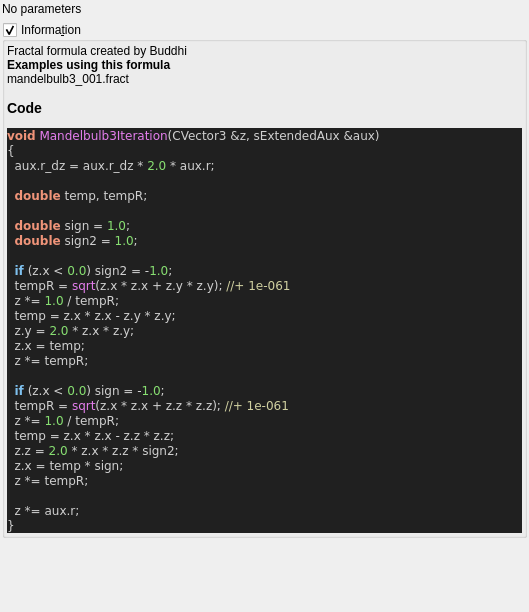
<?xml version="1.0" encoding="UTF-8"?>
<ui version="4.0">
 <class>mandelbulb3</class>
 <widget class="QWidget" name="Form">
  <property name="geometry">
   <rect>
    <x>0</x>
    <y>0</y>
    <width>529</width>
    <height>612</height>
   </rect>
  </property>
  <property name="windowTitle">
   <string notr="true">mandelbulb3</string>
  </property>
  <layout class="QVBoxLayout" name="verticalLayout">
   <property name="leftMargin">
    <number>2</number>
   </property>
   <property name="topMargin">
    <number>2</number>
   </property>
   <property name="rightMargin">
    <number>2</number>
   </property>
   <property name="bottomMargin">
    <number>2</number>
   </property>
   <item>
    <widget class="QLabel" name="label">
     <property name="text">
      <string>No parameters</string>
     </property>
    </widget>
   </item>
   <item>
    <widget class="MyGroupBox" name="groupCheck_info">
     <property name="title">
      <string>Informa&amp;tion</string>
     </property>
     <property name="flat">
      <bool>false</bool>
     </property>
     <property name="checkable">
      <bool>true</bool>
     </property>
     <layout class="QVBoxLayout" name="verticalLayout_2">
      <property name="spacing">
       <number>2</number>
      </property>
      <property name="leftMargin">
       <number>2</number>
      </property>
      <property name="topMargin">
       <number>2</number>
      </property>
      <property name="rightMargin">
       <number>2</number>
      </property>
      <property name="bottomMargin">
       <number>2</number>
      </property>
      <item>
       <widget class="QLabel" name="label_code_content">
        <property name="text">
         <string notr="true">&lt;p&gt;Fractal formula created by Buddhi&lt;/p&gt;&lt;table&gt;
&lt;/table&gt;
&lt;br&gt;&lt;b&gt;Examples using this formula&lt;/b&gt;&lt;br&gt;mandelbulb3_001.fract&lt;h3&gt;Code&lt;/h3&gt;
&lt;body style=&quot;background-color:#202020&quot;&gt;
&lt;pre style=&quot;color:#d0d0d0; background-color:#202020;  font-family:'Courier New',monospace;&quot;&gt;&lt;span style=&quot;color:#f09479; font-weight:bold&quot;&gt;void&lt;/span&gt; &lt;span style=&quot;color:#e47eed&quot;&gt;Mandelbulb3Iteration&lt;/span&gt;&lt;span style=&quot;color:#d0d0d0&quot;&gt;(&lt;/span&gt;CVector3 &lt;span style=&quot;color:#d0d0d0&quot;&gt;&amp;amp;&lt;/span&gt;z&lt;span style=&quot;color:#d0d0d0&quot;&gt;,&lt;/span&gt; sExtendedAux &lt;span style=&quot;color:#d0d0d0&quot;&gt;&amp;amp;&lt;/span&gt;aux&lt;span style=&quot;color:#d0d0d0&quot;&gt;)&lt;/span&gt;
&lt;span style=&quot;color:#d0d0d0&quot;&gt;{&lt;/span&gt;
  aux&lt;span style=&quot;color:#d0d0d0&quot;&gt;.&lt;/span&gt;r_dz &lt;span style=&quot;color:#d0d0d0&quot;&gt;=&lt;/span&gt; aux&lt;span style=&quot;color:#d0d0d0&quot;&gt;.&lt;/span&gt;r_dz &lt;span style=&quot;color:#d0d0d0&quot;&gt;*&lt;/span&gt; &lt;span style=&quot;color:#87df71&quot;&gt;2.0&lt;/span&gt; &lt;span style=&quot;color:#d0d0d0&quot;&gt;*&lt;/span&gt; aux&lt;span style=&quot;color:#d0d0d0&quot;&gt;.&lt;/span&gt;r&lt;span style=&quot;color:#d0d0d0&quot;&gt;;&lt;/span&gt;

  &lt;span style=&quot;color:#f09479; font-weight:bold&quot;&gt;double&lt;/span&gt; temp&lt;span style=&quot;color:#d0d0d0&quot;&gt;,&lt;/span&gt; tempR&lt;span style=&quot;color:#d0d0d0&quot;&gt;;&lt;/span&gt;

  &lt;span style=&quot;color:#f09479; font-weight:bold&quot;&gt;double&lt;/span&gt; sign &lt;span style=&quot;color:#d0d0d0&quot;&gt;=&lt;/span&gt; &lt;span style=&quot;color:#87df71&quot;&gt;1.0&lt;/span&gt;&lt;span style=&quot;color:#d0d0d0&quot;&gt;;&lt;/span&gt;
  &lt;span style=&quot;color:#f09479; font-weight:bold&quot;&gt;double&lt;/span&gt; sign2 &lt;span style=&quot;color:#d0d0d0&quot;&gt;=&lt;/span&gt; &lt;span style=&quot;color:#87df71&quot;&gt;1.0&lt;/span&gt;&lt;span style=&quot;color:#d0d0d0&quot;&gt;;&lt;/span&gt;

  &lt;span style=&quot;color:#7ec0ee; font-weight:bold&quot;&gt;if&lt;/span&gt; &lt;span style=&quot;color:#d0d0d0&quot;&gt;(&lt;/span&gt;z&lt;span style=&quot;color:#d0d0d0&quot;&gt;.&lt;/span&gt;x &lt;span style=&quot;color:#d0d0d0&quot;&gt;&amp;lt;&lt;/span&gt; &lt;span style=&quot;color:#87df71&quot;&gt;0.0&lt;/span&gt;&lt;span style=&quot;color:#d0d0d0&quot;&gt;)&lt;/span&gt; sign2 &lt;span style=&quot;color:#d0d0d0&quot;&gt;= -&lt;/span&gt;&lt;span style=&quot;color:#87df71&quot;&gt;1.0&lt;/span&gt;&lt;span style=&quot;color:#d0d0d0&quot;&gt;;&lt;/span&gt;
  tempR &lt;span style=&quot;color:#d0d0d0&quot;&gt;=&lt;/span&gt; &lt;span style=&quot;color:#e47eed&quot;&gt;sqrt&lt;/span&gt;&lt;span style=&quot;color:#d0d0d0&quot;&gt;(&lt;/span&gt;z&lt;span style=&quot;color:#d0d0d0&quot;&gt;.&lt;/span&gt;x &lt;span style=&quot;color:#d0d0d0&quot;&gt;*&lt;/span&gt; z&lt;span style=&quot;color:#d0d0d0&quot;&gt;.&lt;/span&gt;x &lt;span style=&quot;color:#d0d0d0&quot;&gt;+&lt;/span&gt; z&lt;span style=&quot;color:#d0d0d0&quot;&gt;.&lt;/span&gt;y &lt;span style=&quot;color:#d0d0d0&quot;&gt;*&lt;/span&gt; z&lt;span style=&quot;color:#d0d0d0&quot;&gt;.&lt;/span&gt;y&lt;span style=&quot;color:#d0d0d0&quot;&gt;);&lt;/span&gt; &lt;span style=&quot;color:#d0d0a0&quot;&gt;//+ 1e-061&lt;/span&gt;
  z &lt;span style=&quot;color:#d0d0d0&quot;&gt;*=&lt;/span&gt; &lt;span style=&quot;color:#87df71&quot;&gt;1.0&lt;/span&gt; &lt;span style=&quot;color:#d0d0d0&quot;&gt;/&lt;/span&gt; tempR&lt;span style=&quot;color:#d0d0d0&quot;&gt;;&lt;/span&gt;
  temp &lt;span style=&quot;color:#d0d0d0&quot;&gt;=&lt;/span&gt; z&lt;span style=&quot;color:#d0d0d0&quot;&gt;.&lt;/span&gt;x &lt;span style=&quot;color:#d0d0d0&quot;&gt;*&lt;/span&gt; z&lt;span style=&quot;color:#d0d0d0&quot;&gt;.&lt;/span&gt;x &lt;span style=&quot;color:#d0d0d0&quot;&gt;-&lt;/span&gt; z&lt;span style=&quot;color:#d0d0d0&quot;&gt;.&lt;/span&gt;y &lt;span style=&quot;color:#d0d0d0&quot;&gt;*&lt;/span&gt; z&lt;span style=&quot;color:#d0d0d0&quot;&gt;.&lt;/span&gt;y&lt;span style=&quot;color:#d0d0d0&quot;&gt;;&lt;/span&gt;
  z&lt;span style=&quot;color:#d0d0d0&quot;&gt;.&lt;/span&gt;y &lt;span style=&quot;color:#d0d0d0&quot;&gt;=&lt;/span&gt; &lt;span style=&quot;color:#87df71&quot;&gt;2.0&lt;/span&gt; &lt;span style=&quot;color:#d0d0d0&quot;&gt;*&lt;/span&gt; z&lt;span style=&quot;color:#d0d0d0&quot;&gt;.&lt;/span&gt;x &lt;span style=&quot;color:#d0d0d0&quot;&gt;*&lt;/span&gt; z&lt;span style=&quot;color:#d0d0d0&quot;&gt;.&lt;/span&gt;y&lt;span style=&quot;color:#d0d0d0&quot;&gt;;&lt;/span&gt;
  z&lt;span style=&quot;color:#d0d0d0&quot;&gt;.&lt;/span&gt;x &lt;span style=&quot;color:#d0d0d0&quot;&gt;=&lt;/span&gt; temp&lt;span style=&quot;color:#d0d0d0&quot;&gt;;&lt;/span&gt;
  z &lt;span style=&quot;color:#d0d0d0&quot;&gt;*=&lt;/span&gt; tempR&lt;span style=&quot;color:#d0d0d0&quot;&gt;;&lt;/span&gt;

  &lt;span style=&quot;color:#7ec0ee; font-weight:bold&quot;&gt;if&lt;/span&gt; &lt;span style=&quot;color:#d0d0d0&quot;&gt;(&lt;/span&gt;z&lt;span style=&quot;color:#d0d0d0&quot;&gt;.&lt;/span&gt;x &lt;span style=&quot;color:#d0d0d0&quot;&gt;&amp;lt;&lt;/span&gt; &lt;span style=&quot;color:#87df71&quot;&gt;0.0&lt;/span&gt;&lt;span style=&quot;color:#d0d0d0&quot;&gt;)&lt;/span&gt; sign &lt;span style=&quot;color:#d0d0d0&quot;&gt;= -&lt;/span&gt;&lt;span style=&quot;color:#87df71&quot;&gt;1.0&lt;/span&gt;&lt;span style=&quot;color:#d0d0d0&quot;&gt;;&lt;/span&gt;
  tempR &lt;span style=&quot;color:#d0d0d0&quot;&gt;=&lt;/span&gt; &lt;span style=&quot;color:#e47eed&quot;&gt;sqrt&lt;/span&gt;&lt;span style=&quot;color:#d0d0d0&quot;&gt;(&lt;/span&gt;z&lt;span style=&quot;color:#d0d0d0&quot;&gt;.&lt;/span&gt;x &lt;span style=&quot;color:#d0d0d0&quot;&gt;*&lt;/span&gt; z&lt;span style=&quot;color:#d0d0d0&quot;&gt;.&lt;/span&gt;x &lt;span style=&quot;color:#d0d0d0&quot;&gt;+&lt;/span&gt; z&lt;span style=&quot;color:#d0d0d0&quot;&gt;.&lt;/span&gt;z &lt;span style=&quot;color:#d0d0d0&quot;&gt;*&lt;/span&gt; z&lt;span style=&quot;color:#d0d0d0&quot;&gt;.&lt;/span&gt;z&lt;span style=&quot;color:#d0d0d0&quot;&gt;);&lt;/span&gt; &lt;span style=&quot;color:#d0d0a0&quot;&gt;//+ 1e-061&lt;/span&gt;
  z &lt;span style=&quot;color:#d0d0d0&quot;&gt;*=&lt;/span&gt; &lt;span style=&quot;color:#87df71&quot;&gt;1.0&lt;/span&gt; &lt;span style=&quot;color:#d0d0d0&quot;&gt;/&lt;/span&gt; tempR&lt;span style=&quot;color:#d0d0d0&quot;&gt;;&lt;/span&gt;
  temp &lt;span style=&quot;color:#d0d0d0&quot;&gt;=&lt;/span&gt; z&lt;span style=&quot;color:#d0d0d0&quot;&gt;.&lt;/span&gt;x &lt;span style=&quot;color:#d0d0d0&quot;&gt;*&lt;/span&gt; z&lt;span style=&quot;color:#d0d0d0&quot;&gt;.&lt;/span&gt;x &lt;span style=&quot;color:#d0d0d0&quot;&gt;-&lt;/span&gt; z&lt;span style=&quot;color:#d0d0d0&quot;&gt;.&lt;/span&gt;z &lt;span style=&quot;color:#d0d0d0&quot;&gt;*&lt;/span&gt; z&lt;span style=&quot;color:#d0d0d0&quot;&gt;.&lt;/span&gt;z&lt;span style=&quot;color:#d0d0d0&quot;&gt;;&lt;/span&gt;
  z&lt;span style=&quot;color:#d0d0d0&quot;&gt;.&lt;/span&gt;z &lt;span style=&quot;color:#d0d0d0&quot;&gt;=&lt;/span&gt; &lt;span style=&quot;color:#87df71&quot;&gt;2.0&lt;/span&gt; &lt;span style=&quot;color:#d0d0d0&quot;&gt;*&lt;/span&gt; z&lt;span style=&quot;color:#d0d0d0&quot;&gt;.&lt;/span&gt;x &lt;span style=&quot;color:#d0d0d0&quot;&gt;*&lt;/span&gt; z&lt;span style=&quot;color:#d0d0d0&quot;&gt;.&lt;/span&gt;z &lt;span style=&quot;color:#d0d0d0&quot;&gt;*&lt;/span&gt; sign2&lt;span style=&quot;color:#d0d0d0&quot;&gt;;&lt;/span&gt;
  z&lt;span style=&quot;color:#d0d0d0&quot;&gt;.&lt;/span&gt;x &lt;span style=&quot;color:#d0d0d0&quot;&gt;=&lt;/span&gt; temp &lt;span style=&quot;color:#d0d0d0&quot;&gt;*&lt;/span&gt; sign&lt;span style=&quot;color:#d0d0d0&quot;&gt;;&lt;/span&gt;
  z &lt;span style=&quot;color:#d0d0d0&quot;&gt;*=&lt;/span&gt; tempR&lt;span style=&quot;color:#d0d0d0&quot;&gt;;&lt;/span&gt;

  z &lt;span style=&quot;color:#d0d0d0&quot;&gt;*=&lt;/span&gt; aux&lt;span style=&quot;color:#d0d0d0&quot;&gt;.&lt;/span&gt;r&lt;span style=&quot;color:#d0d0d0&quot;&gt;;&lt;/span&gt;
&lt;span style=&quot;color:#d0d0d0&quot;&gt;}&lt;/span&gt;
&lt;/pre&gt;
&lt;/body&gt;</string>
        </property>
        <property name="wordWrap">
         <bool>true</bool>
        </property>
        <property name="openExternalLinks">
         <bool>true</bool>
        </property>
        <property name="textInteractionFlags">
         <set>Qt::LinksAccessibleByMouse|Qt::TextSelectableByMouse</set>
        </property>
       </widget>
      </item>
     </layout>
    </widget>
   </item>
   <item>
    <spacer name="verticalSpacer">
     <property name="orientation">
      <enum>Qt::Vertical</enum>
     </property>
     <property name="sizeHint" stdset="0">
      <size>
       <width>20</width>
       <height>40</height>
      </size>
     </property>
    </spacer>
   </item>
  </layout>
 </widget>
 <customwidgets>
  <customwidget>
   <class>MyGroupBox</class>
   <extends>QGroupBox</extends>
   <header>my_group_box.h</header>
   <container>1</container>
  </customwidget>
 </customwidgets>
 <tabstops>
  <tabstop>groupCheck_info</tabstop>
 </tabstops>
 <resources/>
 <connections/>
</ui>
